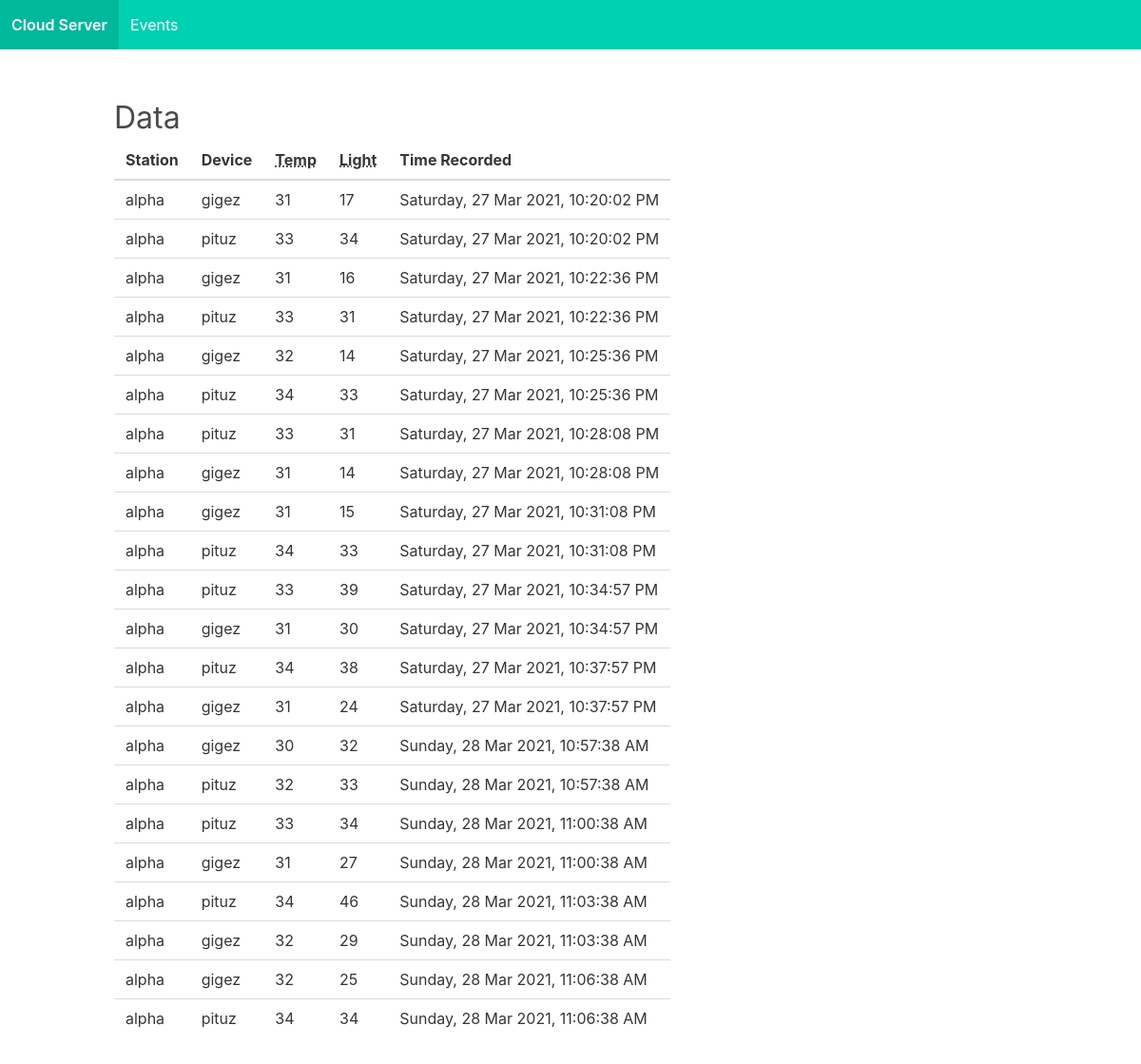
Before: / with the older database file.
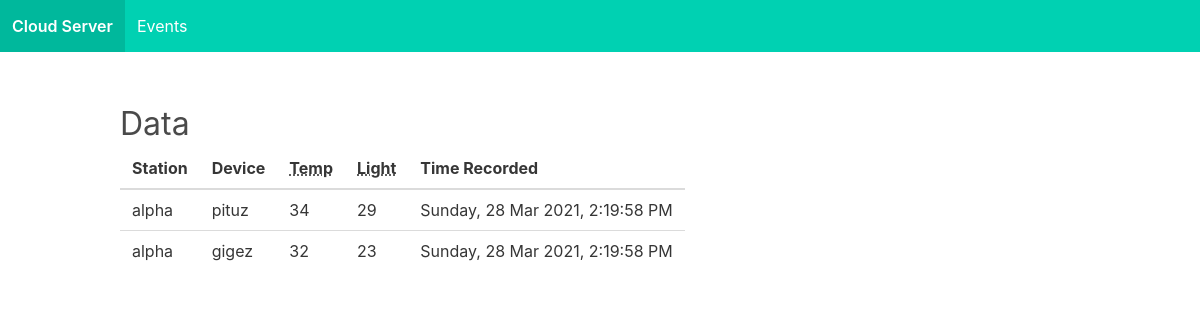
After: the same page with the newer database file.
### tables this page shows
CREATE TABLE cloud (
  station TEXT NOT NULL,
  device TEXT NOT NULL,
  temp INTEGER NOT NULL,
  light_level INTEGER NOT NULL,
  time_recorded TIMESTAMP DEFAULT (datetime('now','localtime')) NOT NULL
);

### cloud_server/cloud.py (the view)
@cloud.route("/")
def index():
    data = query_db("SELECT * FROM cloud")
    return render_template("index.html", data=data)

### edge_server/db.py (called while the page is built)
def get_db():
    if 'db' not in g:
        g.db = sqlite3.connect(
            current_app.config['DATABASE'],
            detect_types=sqlite3.PARSE_DECLTYPES|sqlite3.PARSE_COLNAMES
        )
        g.db.row_factory = sqlite3.Row
    return g.db

def query_db(query, args=(), one=False):
    cur = get_db().execute(query, args)
    rv = cur.fetchall()
    cur.close()
    return (rv[0] if rv else None) if one else rv

### cloud_server/templates/index.html
{% extends "base.html" %}
{% block content %}
<h3 class="is-size-3">Data</h3>
<table class="table">
  <thead>
    <tr>
      <th>Station</th>
      <th>Device</th>
      <th><abbr title="Temperature">Temp</abbr></th>
      <th><abbr title="Light level">Light</abbr></th>
      <th>Time Recorded</th>
    </tr>
  </thead>
  {% for row in data %}
  <tr>
    <td>{{row['station']}}</td>
    <td>{{row['device']}}</td>
    <td>{{row['temp']}}</td>
    <td>{{row['light_level']}}</td>
    <td>{{row['time_recorded'].strftime("%A, %d %b %Y, %-I:%M:%S %p")}}</td>
  </tr>
  {% endfor %}
</table>
{% endblock %}

### cloud_server/templates/base.html (shortened to what this page needs)
<!DOCTYPE html>
<html>
<head>
  <link href="{{ url_for('static', filename='bulma.min.css') }}" rel="stylesheet" type="text/css" />
</head>
<body>
  <nav class="navbar is-primary" role="navigation" aria-label="main navigation">
    <div class="navbar-brand">
      <a class="navbar-item has-text-weight-semibold" href="/">
        Cloud Server
      </a>
    </div>
    <div id="navbarBasicExample" class="navbar-menu">
      <div class="navbar-start">
        <a class="navbar-item" href="/events">
          Events
        </a>
      </div>
    </div>
  </nav>
  <section class="section">
    <div class="container">
      {% block content %}
      {% endblock %}
    </div>
  </section>
</body>
</html>

Changed rows visible on the page:
removed cloud: station "alpha", device "gigez", temp "31", light_level "17", time_recorded "Saturday, 27 Mar 2021, 10:20:02 PM"
removed cloud: station "alpha", device "pituz", temp "33", light_level "34", time_recorded "Saturday, 27 Mar 2021, 10:20:02 PM"
removed cloud: station "alpha", device "gigez", temp "31", light_level "16", time_recorded "Saturday, 27 Mar 2021, 10:22:36 PM"
removed cloud: station "alpha", device "pituz", temp "33", light_level "31", time_recorded "Saturday, 27 Mar 2021, 10:22:36 PM"
removed cloud: station "alpha", device "gigez", temp "32", light_level "14", time_recorded "Saturday, 27 Mar 2021, 10:25:36 PM"
removed cloud: station "alpha", device "pituz", temp "34", light_level "33", time_recorded "Saturday, 27 Mar 2021, 10:25:36 PM"
removed cloud: station "alpha", device "pituz", temp "33", light_level "31", time_recorded "Saturday, 27 Mar 2021, 10:28:08 PM"
removed cloud: station "alpha", device "gigez", temp "31", light_level "14", time_recorded "Saturday, 27 Mar 2021, 10:28:08 PM"
removed cloud: station "alpha", device "gigez", temp "31", light_level "15", time_recorded "Saturday, 27 Mar 2021, 10:31:08 PM"
removed cloud: station "alpha", device "pituz", temp "34", light_level "33", time_recorded "Saturday, 27 Mar 2021, 10:31:08 PM"
removed cloud: station "alpha", device "pituz", temp "33", light_level "39", time_recorded "Saturday, 27 Mar 2021, 10:34:57 PM"
removed cloud: station "alpha", device "gigez", temp "31", light_level "30", time_recorded "Saturday, 27 Mar 2021, 10:34:57 PM"
removed cloud: station "alpha", device "pituz", temp "34", light_level "38", time_recorded "Saturday, 27 Mar 2021, 10:37:57 PM"
removed cloud: station "alpha", device "gigez", temp "31", light_level "24", time_recorded "Saturday, 27 Mar 2021, 10:37:57 PM"
removed cloud: station "alpha", device "gigez", temp "30", light_level "32", time_recorded "Sunday, 28 Mar 2021, 10:57:38 AM"
removed cloud: station "alpha", device "pituz", temp "32", light_level "33", time_recorded "Sunday, 28 Mar 2021, 10:57:38 AM"
removed cloud: station "alpha", device "pituz", temp "33", light_level "34", time_recorded "Sunday, 28 Mar 2021, 11:00:38 AM"
removed cloud: station "alpha", device "gigez", temp "31", light_level "27", time_recorded "Sunday, 28 Mar 2021, 11:00:38 AM"
removed cloud: station "alpha", device "pituz", temp "34", light_level "46", time_recorded "Sunday, 28 Mar 2021, 11:03:38 AM"
removed cloud: station "alpha", device "gigez", temp "32", light_level "29", time_recorded "Sunday, 28 Mar 2021, 11:03:38 AM"
removed cloud: station "alpha", device "gigez", temp "32", light_level "25", time_recorded "Sunday, 28 Mar 2021, 11:06:38 AM"
removed cloud: station "alpha", device "pituz", temp "34", light_level "34", time_recorded "Sunday, 28 Mar 2021, 11:06:38 AM"
added cloud: station "alpha", device "pituz", temp "34", light_level "29", time_recorded "Sunday, 28 Mar 2021, 2:19:58 PM"
added cloud: station "alpha", device "gigez", temp "32", light_level "23", time_recorded "Sunday, 28 Mar 2021, 2:19:58 PM"
